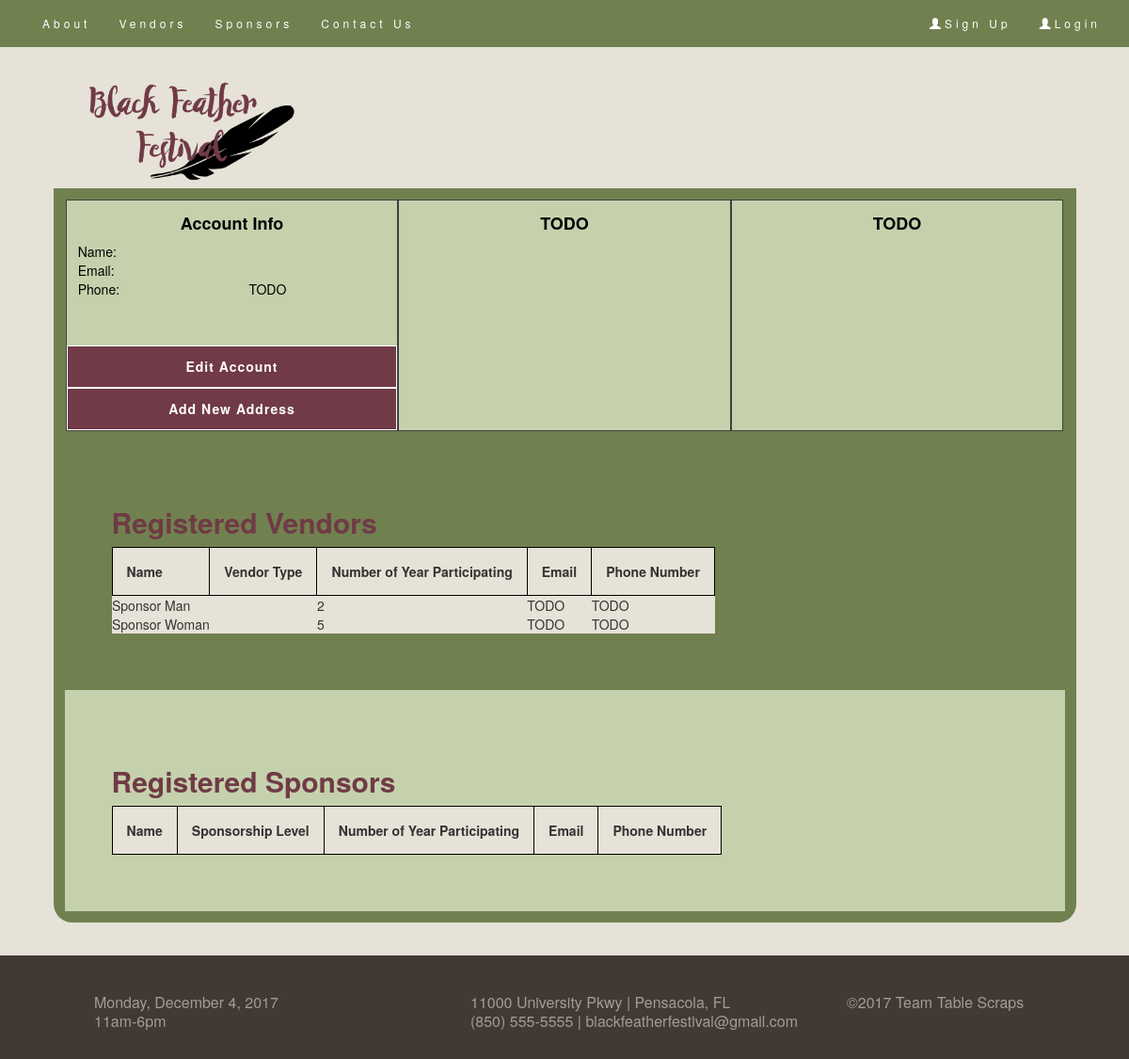
The app's page /account.php, older data.
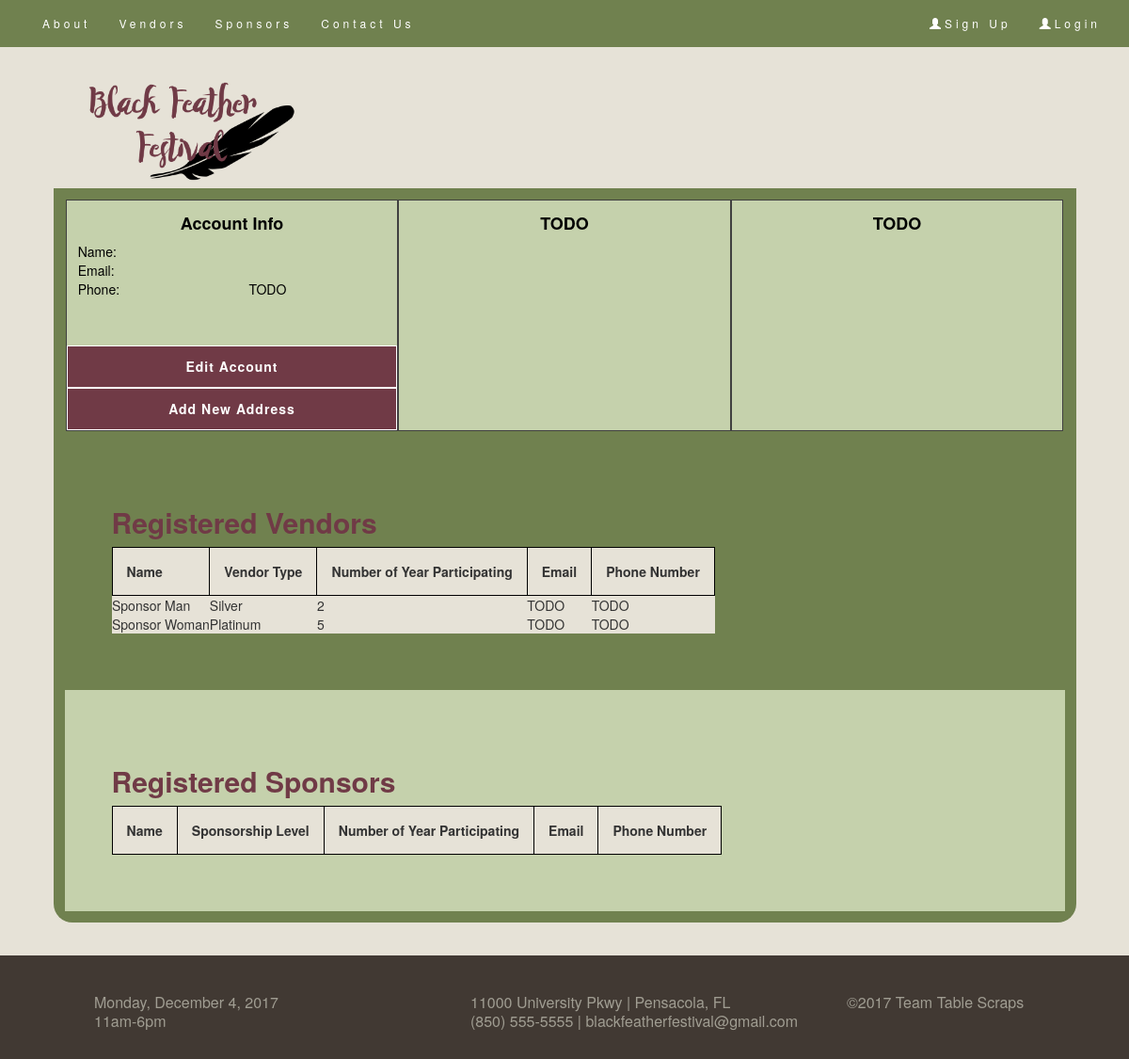
The same page, newer data.
### tables this page shows
CREATE TABLE IF NOT EXISTS sponsors (
  user_ID int(10) NOT NULL UNIQUE,
  sponsorship_level blob,
  years_active smallint,
  PRIMARY KEY (user_ID),
  FOREIGN KEY (user_ID) REFERENCES users(user_ID)

);

### includes/secure.php (called while the page is built, shortened)
<?php
if(isset($_SESSION['loginEmail'])){
    $loginUser = $_SESSION['loginEmail'];
}else{
    if (isset($_POST['loginEmail'])) {
        $_SESSION['loginEmail'] = $_POST['loginEmail'];
        $loginUser = $_SESSION['loginEmail'];
    } else if (isset($_COOKIE['loginEmail'])) {
        $_SESSION['loginEmail'] = $_COOKIE['loginEmail'];
        $loginUser = $_SESSION['loginEmail'];
    } else {
        $loginUser = "";
    }
}
if(isset($_SESSION['loginPassword'])) {
    $loginPass = $_SESSION['loginPassword'];
} else {
    if (isset($_POST['loginPassword'])) {
        $_SESSION['loginPassword'] = encryptString($_POST['loginPassword']);
        $loginPass = $_SESSION['loginPassword'];
    } else if (isset($_COOKIE['loginPassword'])) {
        $_SESSION['loginPassword'] = $_COOKIE['loginPassword'];
        $loginPass = $_SESSION['loginPassword'];
    } else {
        $loginPass = "";
    }
}
$user = new User($loginUser, $loginPass);

### includes/user.class.php (called while the page is built, shortened)
<?php
class User{
    public $email;
    public $password;
    function User($email, $password){
        $this->email = $email;
        $this->password = $password;
        if ($this->authenticate()) {
            $this->valid = true;
        } else {
            $this->valid = false;
        }
    }
    function authenticate(){
        $return = false;
        global $aesKey;
        global $MySQLi;
        $password = addslashes($this->password);
        $checkQuery = "
            SELECT
                user_ID,
                AES_DECRYPT(first_name, '$aesKey') as first_name,
                AES_DECRYPT(last_name, '$aesKey') as last_name
            FROM users
            WHERE AES_DECRYPT(email, '$aesKey') = '$this->email'
            AND AES_DECRYPT(password, '$aesKey') = '" . decryptString($password) . "'
            LIMIT 1
        ";
        $check = $MySQLi->query($checkQuery);
        if($check != false){
            if ($check->num_rows > 0) {
                while($r = $check->fetch_array()){
                    $this->userID = $r["user_ID"];
                    $this->fname = $r["first_name"];
                    $this->lname = $r["last_name"];
                }
                $return = true;
            } else {
                $return = false;
            }
        }else{
            die("Query error");
        }
        return $return;
    }
}

### includes/config.php (called while the page is built, shortened)
<?php
$aesKey = 'BFF';

### includes/functions.php (called while the page is built, shortened)
<?php
function decryptString($string)
{
    return $string;
}
?>

### includes/includer.php (called while the page is built)
<?php
require_once('functions.php');
require_once('config.php');
require_once('user.class.php');
require_once('secure.php');
?>

### account.php (the view, shortened to what this page needs)
<?php
require_once('header.php');
echo "
    <table class='addr_table' align='center'>
    <tr valign='top'>
    <td class='addr_table_td'>
        <table class='addr_table_inner'>
            <tr class='addr_header_row'>
                <td colspan='2' align='center' class='addr_header'>Account Info</td>
            </tr>
            <tr>
                <td class='addr_label'>Name:</td>
                <td class='addr_label'>".$user->username()."</td>
            </tr>
            <tr>
                <td class='addr_label'>Email:</td>
                <td class='addr_label'>".$user->email."</td>
            </tr>
            <tr>
                <td class='addr_label'>Phone:</td>
                <td class='addr_label'>TODO</td>
            </tr>
            <tr><td colspan='2' align='center' class='addr_label'>&nbsp;</td></tr>
            <tr><td colspan='2' align='center' class='addr_label'>&nbsp;</td></tr>
            <tr>
                <td class='addr_button_cell1' colspan='2'>
                    <form action='account_edit_pop.php' method='post' class='accountPop'>
                    <input style='padding: 0px 0px;' class='button_modern varPadding' type='submit' name='submit' value='Edit Account'/>
                    </form>
                </td>
            </tr>
            <tr>
			    <td class='addr_button_cell2' colspan='2'>
			        <form method='post' action='address_edit_pop.php' class='accountPop'>
                    <input style='padding: 0px 0px;' class='button_modern varPadding' type='submit' name='submit' value='Add New Address'/>
                    </form>
                </td>
			</tr>
        </table>
    </td>
    <td class='addr_table_td'>
        <table class='addr_table_inner'>
            <tr class='addr_header_row'>
                <td colspan='2' align='center' class='addr_header'>TODO</td>
            </tr>
            <tr><td colspan='2' align='center' class='addr_label'>&nbsp;</td></tr>
            <tr><td colspan='2' align='center' class='addr_label'>&nbsp;</td></tr>
            <tr><td colspan='2' align='center' class='addr_label'>&nbsp;</td></tr>
            <tr><td colspan='2' align='center' class='addr_label'>&nbsp;</td></tr>
            <tr><td colspan='2' align='center' class='addr_label'>&nbsp;</td></tr>
            <tr><td colspan='2' align='center' class='addr_label' style='height:55px;'>&nbsp;</td></tr>
            <tr><td colspan='2' align='center' class='addr_label' style='height:46px;'>&nbsp;</td></tr>
        </table>
    </td>
    <td class='addr_table_td'>
        <table class='addr_table_inner'>
            <tr class='addr_header_row'>
                <td colspan='2' align='center' class='addr_header'>TODO</td>
            </tr>
            <tr><td colspan='2' align='center' class='addr_label'>&nbsp;</td></tr>
            <tr><td colspan='2' align='center' class='addr_label'>&nbsp;</td></tr>
            <tr><td colspan='2' align='center' class='addr_label'>&nbsp;</td></tr>
            <tr><td colspan='2' align='center' class='addr_label'>&nbsp;</td></tr>
            <tr><td colspan='2' align='center' class='addr_label'>&nbsp;</td></tr>
            <tr><td colspan='2' align='center' class='addr_label' style='height:55px;'>&nbsp;</td></tr>
            <tr><td colspan='2' align='center' class='addr_label' style='height:46px;'>&nbsp;</td></tr>
        </table>
    </td>
    </tr>
    </table>
";
echo '
	<div id="vendors" class="container-fluid">
		<h2>Registered Vendors</h2>
		<table class="defaultbg">
		<tr>
			<th class="info_table">Name</th>
			<th class="info_table">Vendor Type</th>
			<th class="info_table">Number of Year Participating</th>
			<th class="info_table">Email</th>
			<th class="info_table">Phone Number</th>
		</tr>
';
$sponsorQuery = "
    SELECT
        user_ID,
        AES_DECRYPT(sponsorship_level, '$aesKey') as sponsorship_level,
        years_active
    FROM sponsors
";
$sponsorName = "ERROR";
$sponsors = $MySQLi->query($sponsorQuery);
if($sponsors != false){
    if ($sponsors->num_rows > 0) {
        while($r = $sponsors->fetch_array()){
            $userQuery = "SELECT AES_DECRYPT(first_name, '$aesKey') as first_name, AES_DECRYPT(last_name, '$aesKey') as last_name FROM users WHERE user_ID = '".$r['user_ID']."' LIMIT 1";
            $userResult = $MySQLi->query($userQuery);
            if($userResult != false){
                if ($userResult->num_rows > 0) {
                    while($u = $userResult->fetch_array()){
                        $sponsorName = $u['first_name']." ".$u['last_name'];
                    }
                }
            }
            else{
                die("Query error");
            }
            echo "
                <tr>
                    <td>".$sponsorName."</td>
                    <td>".$r['sponsorship_level']."</td>
                    <td>".$r['years_active']."</td>
                    <td>TODO</td>
                    <td>TODO</td>
                </tr>
            ";
        }
    }
}else{
    die("Query error");
}
echo'
		</table>
	</div>
	<div id="sponsors" class="container-fluid bg-fade">
		<h2>Registered Sponsors</h2>
		<table class="defaultbg">
		<tr>
			<th class="info_table">Name</th>
			<th class="info_table">Sponsorship Level</th>
			<th class="info_table">Number of Year Participating</th>
			<th class="info_table">Email</th>
			<th class="info_table">Phone Number</th>
		</tr>
		<tr>
		</tr>
		</table>
	</div>
';
require_once('footer.php');
?>

### header.php (shortened to what this page needs)
<?php
    require_once('includes/includer.php');
?>
<!DOCTYPE html>
<html>
<head>
    <link rel="stylesheet" href="https://maxcdn.bootstrapcdn.com/bootstrap/3.3.7/css/bootstrap.min.css">
    <link rel='stylesheet' type='text/css' href='style.css'/>
    <link rel="stylesheet" href="colorbox-master/example1/colorbox.css">
</head>
<body>
<div id='pagewrap'>
    <div id='navHeaderWrap'>
        <?php require_once('navbar.php'); ?>
    </div>
    <div id='pageheader'>
            <div id="logowrap">
                <a href="index.php"><img id="logo" src="images/BFF_logo.png" border="0"></a>
            </div>
    </div>
    <div id="content">

### navbar.php
<?php
echo '
<nav class="navbar navbar-default navbar-fixed-top">
    <div class="container">
        <div class="navbar-header">
            <button type="button" class="navbar-toggle" data-toggle="collapse" data-target="#navBar">
                <span class="icon-bar"></span>
                <span class="icon-bar"></span>
                <span class="icon-bar"></span>
            </button>
        </div>
        <div class="collapse navbar-collapse" id="navBar">
            <ul class="nav navbar-nav">
                <li><a href="index.php#about">About</a></li>
                <li><a href="index.php#vendors">Vendors</a></li>
                <li><a href="index.php#sponsors">Sponsors</a></li>
                <li><a href="index.php#contact">Contact Us</a></li>
            </ul>
            <ul class="nav navbar-nav navbar-right">
';
if($user->valid){
    echo '
        <li><a href="account.php"><span class="glyphicon glyphicon-user"></span>My Account</a></li>
        <li><a href="logout.php"><span class="glyphicon glyphicon-log-in"></span>Log Out</a></li>
    ';
}
else{
    echo '
        <li><a href="register.php" class="popup"><span class="glyphicon glyphicon-user"></span>Sign Up</a></li>
        <li><a href="login.php" class="popup"><span class="glyphicon glyphicon-user"></span>Login</a></li>
    ';
}
echo '
            </ul>
        </div>
    </div>
</nav>
';
?>

### footer.php (shortened to what this page needs)
            </div>
        </div>
        <div id="footerWrap">
            <div id="footerContent">
                <div id="footerColumn1" class="footerColumn">
                    Monday, December 4, 2017<br/>
                    11am-6pm
                </div>
                <div id="footerColumn2" class="footerColumn">
                    11000 University Pkwy | Pensacola, FL<br/>
                    (850) 555-5555 | blackfeatherfestival@gmail.com
                </div>
                <div id="footerColumn3" class="footerColumn">
                    ©2017 Team Table Scraps
                </div>
            </div>
        </div>
    </body>
</html>

### style.css (style rules this page uses)
body { background-color: #e6e2d7; }
#pagewrap { position: relative; margin: 0 auto; max-width: 100%; z-index: 2; }
#navHeaderWrap { background-color: #a09d92; max-width: 100%; text-align: center; height: 50px; }
#pageheader { position: relative; top: 0; width: 100%; max-width: 1087px; height: 150px; margin: 0 auto; }
#logowrap { height: 125px; position: absolute; left: 10px; top: 25px; }
#logowrap img { height: 100%; }
#content { background-color: #70814F; min-height: 400px; padding: 1%; width: 98%; border-radius: 0 0 20px 20px; display: table; position: relative; margin: 0 auto; max-width: 1087px; }
#footerWrap { background-color: #413933; margin-top: 35px; overflow: auto; bottom: 0; left: 0; right: 0; }
#footerContent { max-width: 1000px; margin: 0 auto; padding: 10px 0; }
.footerColumn { color: #a09d92; float: left; line-height: 20px; font-size: 12pt; padding: 30px 0; }
#footerColumn1 { width: 40%; min-width: 250px; }
#footerColumn2 { width: 40%; min-width: 250px; }
#footerColumn3 { width: 20%; }
.container-fluid { padding: 60px 50px; }
.bg-fade { background-color: #C5D1AC; }
.navbar { margin-bottom: 0; background-color: #70814F; z-index: 9999; border: 0; font-size: 12px; line-height: 1.42857143; letter-spacing: 4px; border-radius: 0; }
.navbar li a, .navbar .navbar-brand { color: #fff !important; }
.button_modern { background-color: #703a46; border:1px solid; min-width: 100%; height: 45px; color: #fff; font-family: inherit; font-size: inherit; cursor: pointer; padding: 0px 60px; display: inline-block; letter-spacing: 1px; font-weight: 700; outline: none; position: relative; -webkit-transition: all 0.3s; -moz-transition: all 0.3s; transition: all 0.3s; -webkit-appearance: none; -webkit-border-radius:0px; }
.addr_header_row { font-size: large; }
.addr_header { padding-top: 12px; padding-bottom: 6px; font-weight: bold; color: #000000; width: 100%; white-space: nowrap; }
.addr_label { padding-left: 12px; padding-right: 12px; white-space: nowrap; color: #000000; }
.info_table { border: 1px solid black; padding: 15px; }
h2 { color: #703A46; font-weight: bold; }
.addr_table { background: #C5D1AC; }
.addr_table_td { min-width: 350px; width: 33%; }
.addr_table_inner { width:100%; border-collapse: collapse; border: 1px solid #404040; }
.addr_button_cell1 { padding-top: 10px; }
.defaultbg { background:#e6e2d7; }

Row changes from the older to the newer data that the page shows:
changed sponsors (number 1 of 2 on the later page): sponsorship_level (not shown) → "Silver"
changed sponsors (number 2 of 2 on the later page): sponsorship_level (not shown) → "Platinum"
